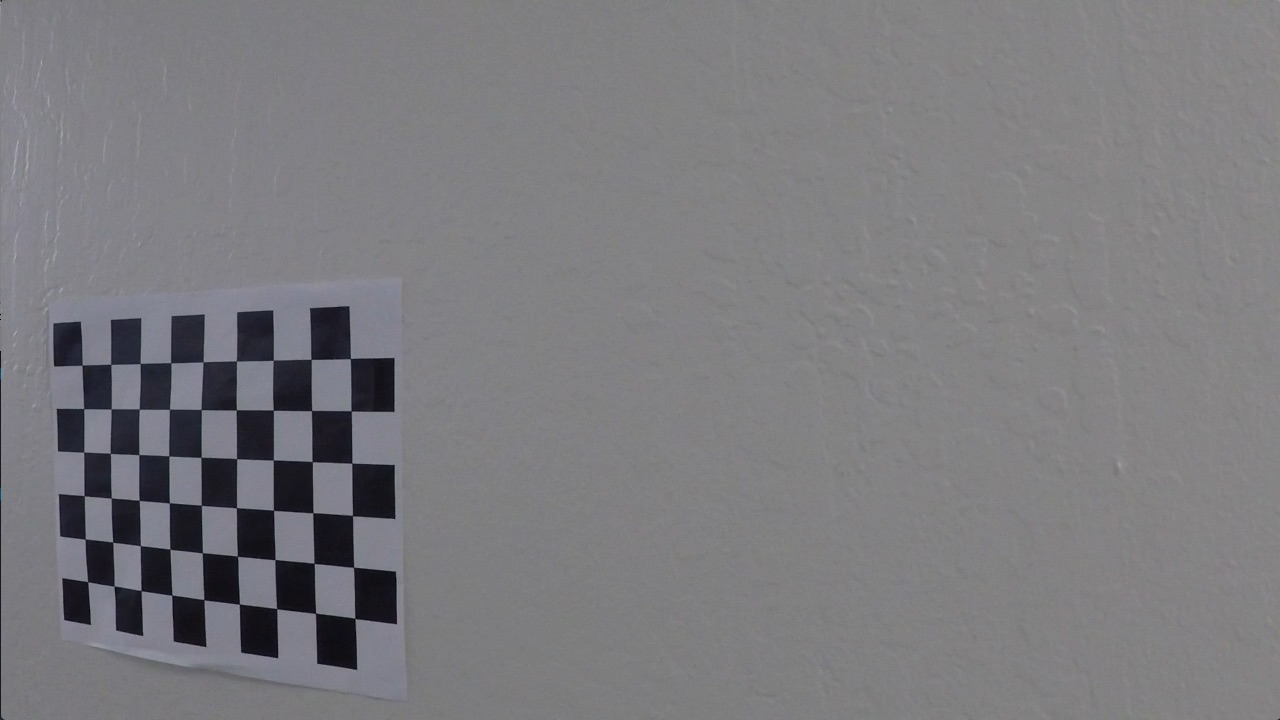
#> input picture camera_cal/calibration0.jpg, 1280 x 720 px; its folder holds only this picture in this run
$ jupyter execute --allow-errors camera_calibration.ipynb
#> lines starting #> are read from the running program, lines starting #| are printed output that depends on the picture; after the words box and inside, x2 and y2 are one past the last pixel; in counts of white or black regions, pixels touching at a corner belong together
### Create Object Points

Write a method that will precreate object points for 9 x 6 chessboard.

[cell 1]
def draw_corners(image, corners, ret, fname, ny=9, nx=6):
    '''
    Draw corners of image
    '''
    cv2.drawChessboardCorners(image, (nx,ny), corners, ret)
    plt.imshow(image)
    plt.show()
    # cv2.waitKey(500)
    print('Found corners for %s' % fname)

def save_image(image, idx):
    write_name = 'output_images/corners_found'+str(idx)+'.jpg'
    cv2.imwrite(write_name, image)

def get_object_points():
    nx, ny = 6, 9

    # Prepare object points, like (0,0,0), (1,0,0), (2,0,0) ....,(6,5,0)
    objp = np.zeros((6*9,3), np.float32)
    objp[:,:2] = np.mgrid[0:9, 0:6].T.reshape(-1,2)

    # Arrays to store object points and image points from all the images.
    objpoints = [] # 3d points in real world space
    imgpoints = [] # 2d points in image plane.

    # Make a list of calibration images
    images = glob.glob('camera_cal/calibration*.jpg')

    # find corners on all test images provided to calibrate camera
    for idx, fname in enumerate(images):
        image = cv2.imread(fname)
#> image is the input picture: shape (720, 1280, 3); mean B, G, R 126.1, 122.8, 123.4

        # convert all images into gray
        gray = cv2.cvtColor(image, cv2.COLOR_BGR2GRAY)

        # find chess board corners
        ret, corners = cv2.findChessboardCorners(gray, (9,6), None)
#> ret = True; corners = 54 rows, first 8: [82.1, 365.1], [110.7, 364.5], [140.2, 363.5], [170.9, 362.7], [203.1, 361.8], [236.4, 360.9], [273.3, 360.2], [311.1, 359.3]

        # save chess board corners
        if ret == True:
            # save object points and it's corners
            objpoints.append(objp)
            imgpoints.append(corners)

            draw_corners(image, corners, ret, fname, 9, 6)
#> in draw_corners, `cv2.drawChessboardCorners(image, (nx,ny), corners, ret)`:
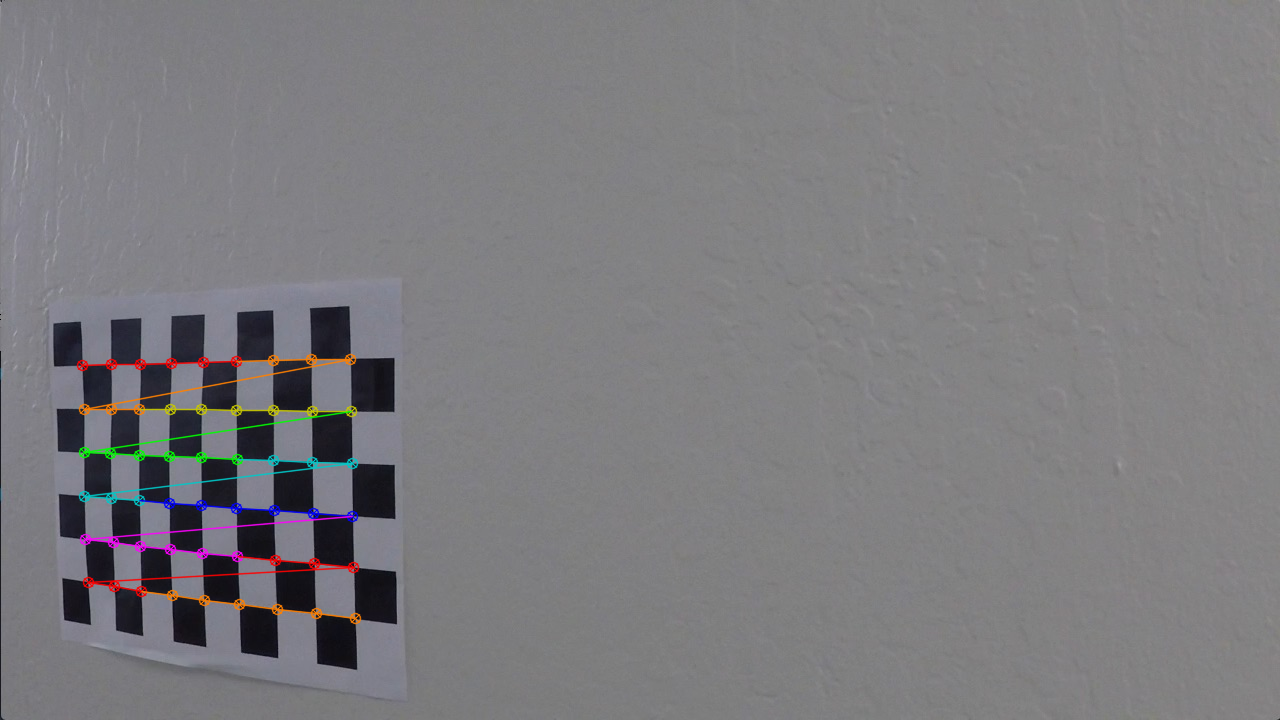
#> image: shape (720, 1280, 3); 1.42% of pixels changed, all inside (x1, y1, x2, y2) = (76, 353, 362, 625)
            save_image(image, idx)
        else:
            print('Warning: ret = %s for %s' % (ret, fname))
    cv2.destroyAllWindows()

    return objpoints, imgpoints

def calibrate_camera():
    # Get objpoints, imgpoints
    objpoints, imgpoints = get_object_points()
#> objpoints = 1 item; imgpoints = 1 item

    # Test undistortion on an image
    img = cv2.imread('camera_cal/test_image.jpg')
    img_size = (img.shape[1], img.shape[0])

    # Do camera calibration given object points and image points
    ret, mtx, dist, rvecs, tvecs = cv2.calibrateCamera(objpoints, imgpoints, img_size, None, None)
    save_mtx_dist(mtx, dist)

    dst = cv2.undistort(img, mtx, dist, None, mtx)
    cv2.imwrite('output_images/test_undist.jpg',dst)

    draw_two_images(img, dst)

    return mtx, dist

def draw_two_images(img, dst):
    #dst = cv2.cvtColor(dst, cv2.COLOR_BGR2RGB)
    # Visualize undistortion
    f, (ax1, ax2) = plt.subplots(1, 2, figsize=(20,10))
    ax1.imshow(img)
    ax1.set_title('Original Image', fontsize=30)
    ax2.imshow(dst)
    ax2.set_title('Undistorted Image', fontsize=30)
    plt.show()

def save_mtx_dist(mtx, dist):
    # Save the camera calibration result for later use (we won't worry about rvecs / tvecs)
    dist_pickle = {}
    dist_pickle["mtx"], dist_pickle["dist"] = mtx, dist
    pickle.dump( dist_pickle, open( "output_images/calibrate_camera.p", "wb" ) )

    print("Saved calibrate_camera file")


$ run again, on camera_cal/calibration12.jpg
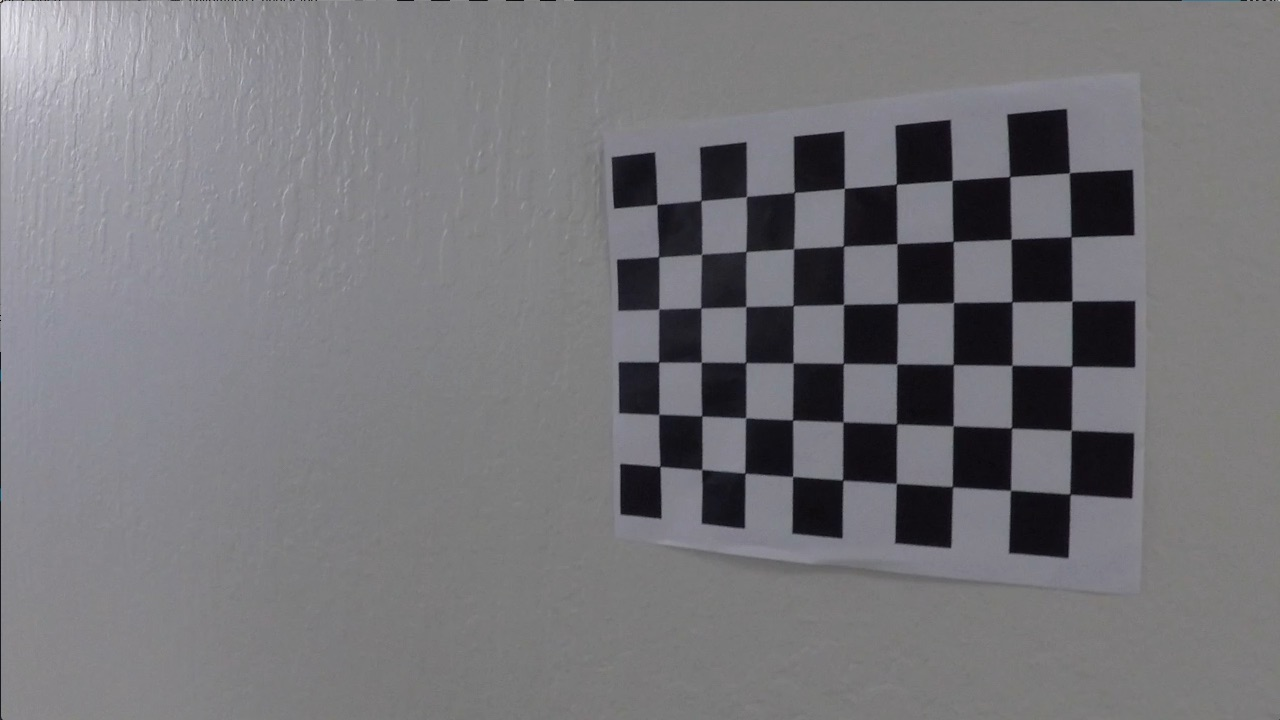
#> input picture camera_cal/calibration12.jpg, 1280 x 720 px
#> in get_object_points, image is the input picture: shape (720, 1280, 3); mean B, G, R 121.6, 117.6, 118.5
#> ret = True; corners = 54 rows, first 8: [658.3, 203.3], [700.5, 200.5], [746.4, 196.4], [793.7, 191.7], [845, 187.7], [896.3, 183.9], [953.3, 180], [1008.9, 176.3]
#> in draw_corners, `cv2.drawChessboardCorners(image, (nx,ny), corners, ret)`:
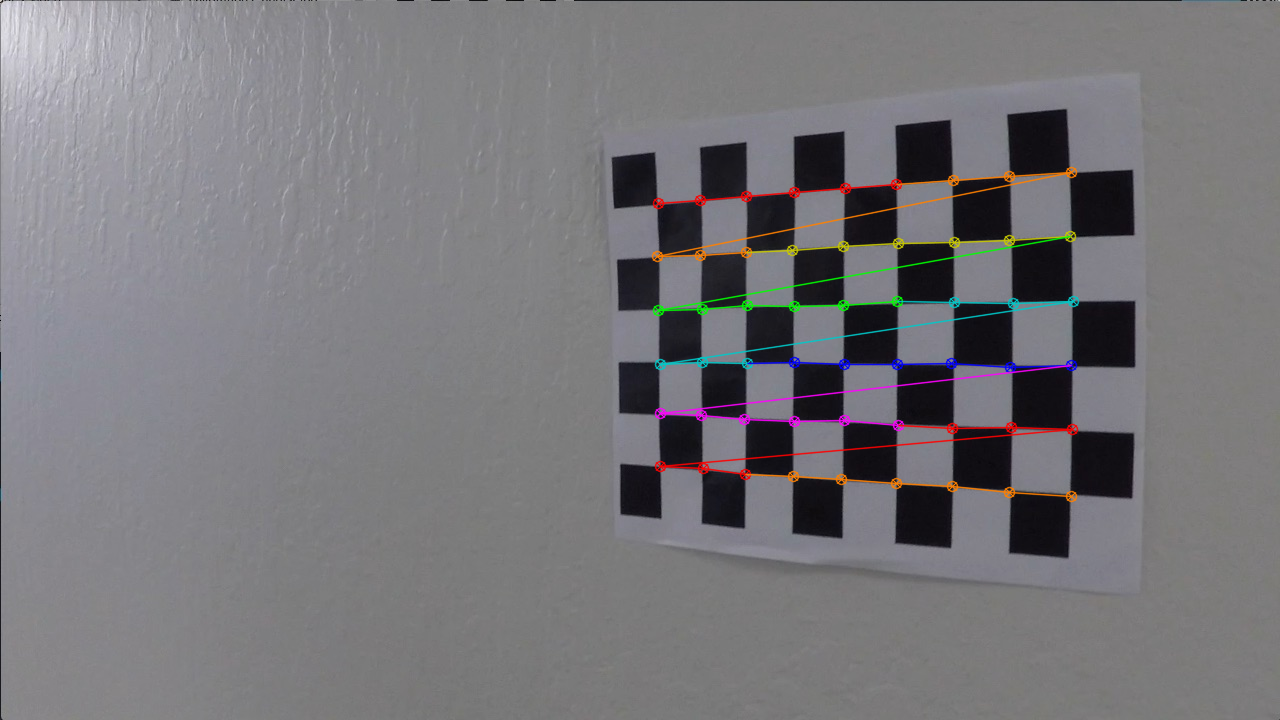
#> image: shape (720, 1280, 3); 1.94% of pixels changed, all inside (x1, y1, x2, y2) = (651, 166, 1080, 503)
#> objpoints = 1 item

$ run again, on camera_cal/calibration13.jpg
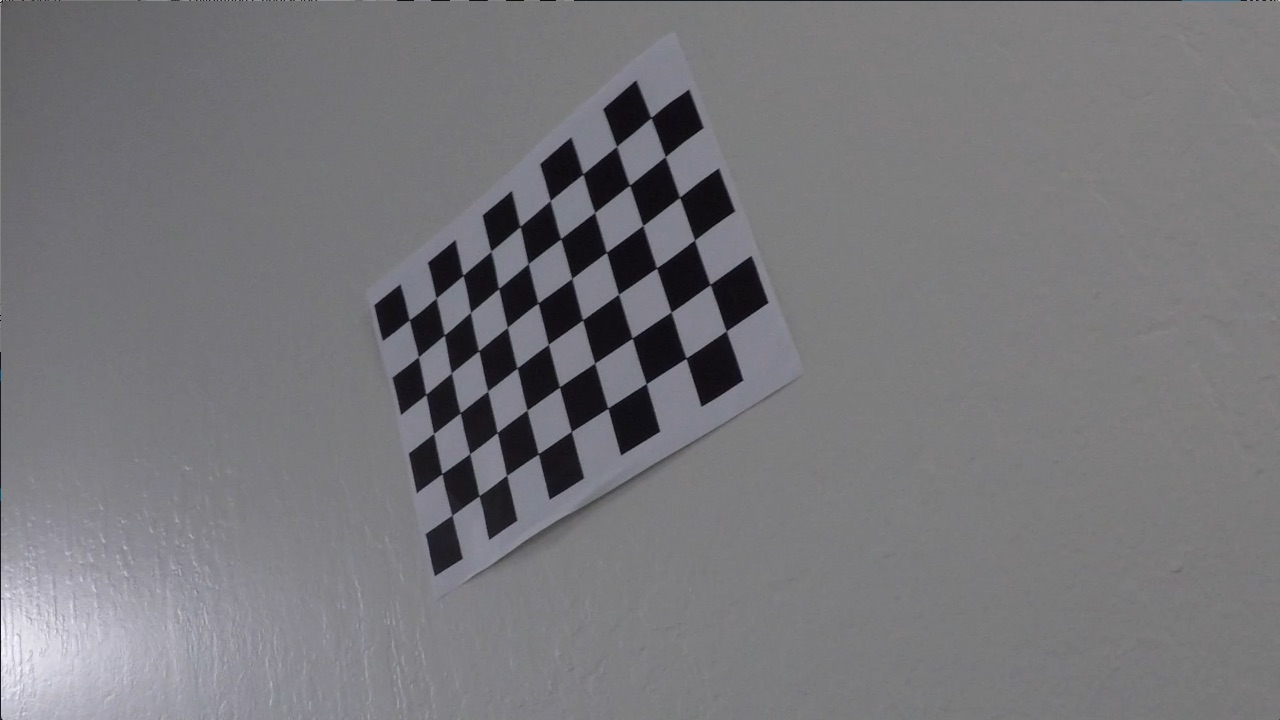
#> input picture camera_cal/calibration13.jpg, 1280 x 720 px
#> in get_object_points, image is the input picture: shape (720, 1280, 3); mean B, G, R 122, 118.5, 119.1
#> ret = True; corners = 54 rows, first 8: [409.4, 319.7], [436.4, 297.7], [463.3, 275.1], [491.3, 251.1], [520.2, 226.6], [550.4, 200.5], [583, 174.1], [616.7, 146.4]
#> in draw_corners, `cv2.drawChessboardCorners(image, (nx,ny), corners, ret)`:
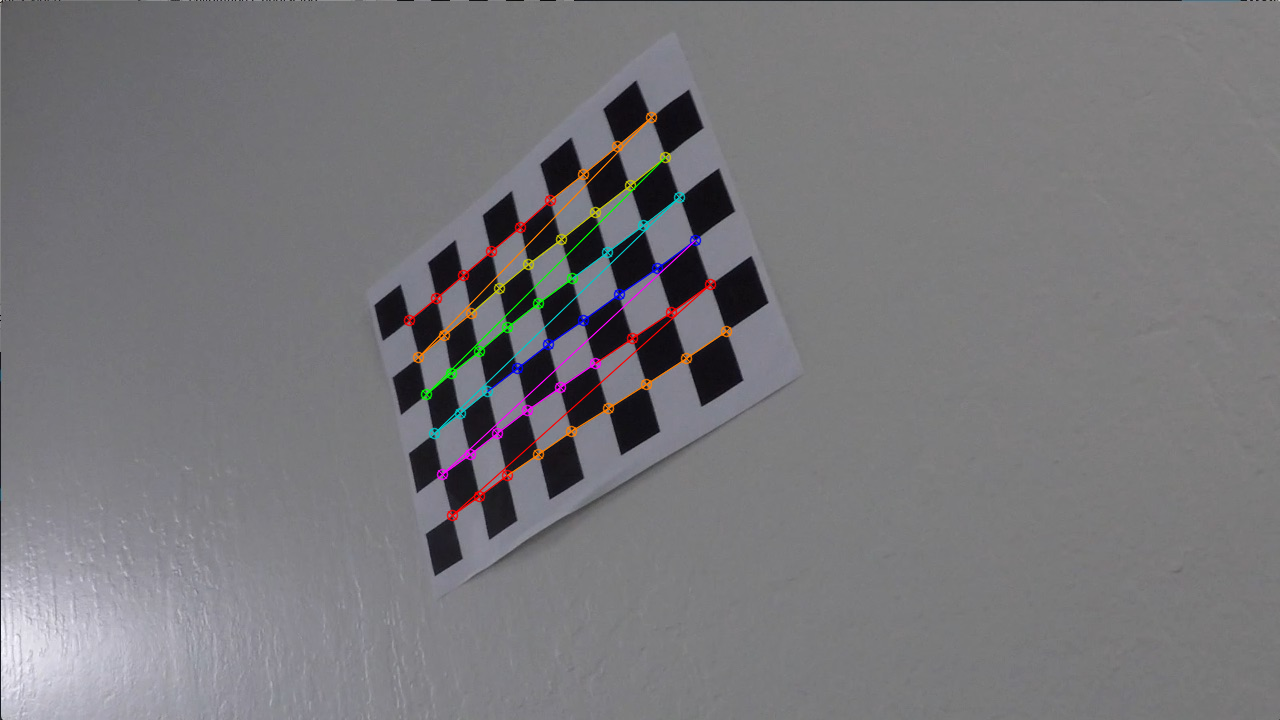
#> image: shape (720, 1280, 3); 1.37% of pixels changed, all inside (x1, y1, x2, y2) = (403, 111, 733, 522)
#> objpoints = 1 item

$ run again, on camera_cal/calibration14.jpg
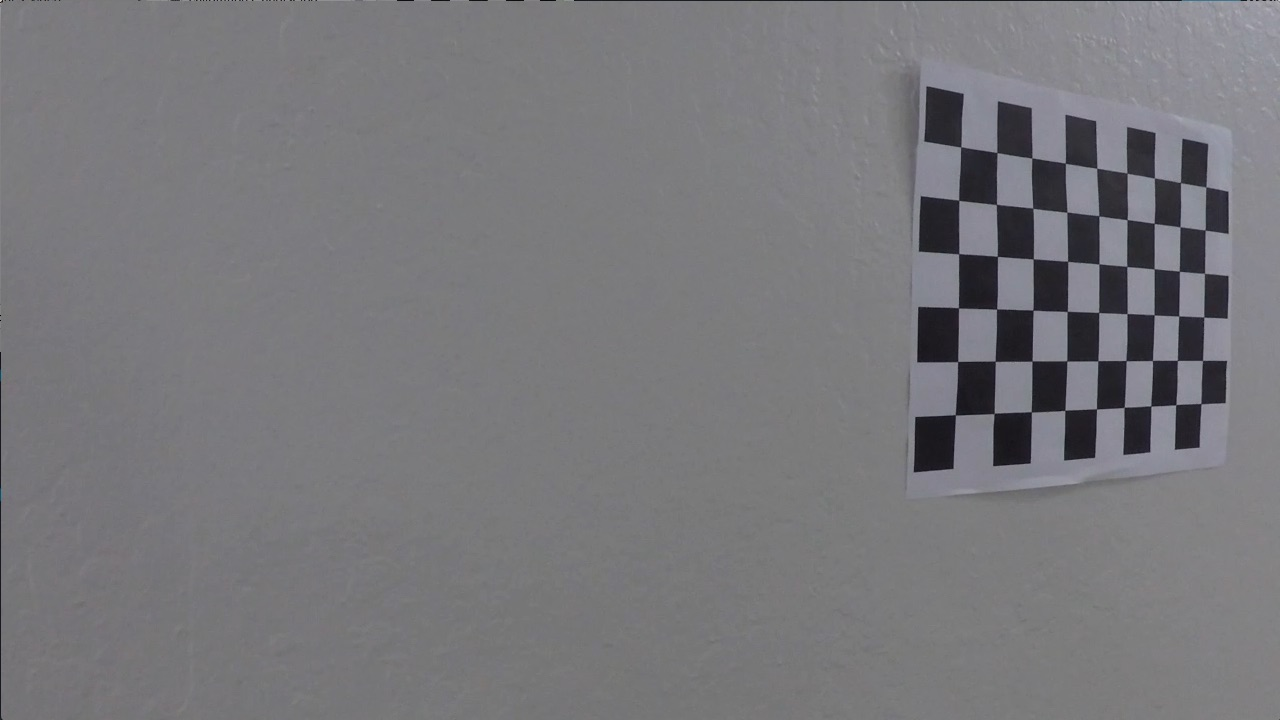
#> input picture camera_cal/calibration14.jpg, 1280 x 720 px
#> in get_object_points, image is the input picture: shape (720, 1280, 3); mean B, G, R 122.9, 119.4, 119.9
#> ret = True; corners = 54 rows, first 8: [960.7, 146.9], [996.9, 152.5], [1031.8, 158], [1065.3, 163.2], [1096.8, 168.3], [1127, 173.1], [1154.5, 178], [1180.4, 182.5]
#> in draw_corners, `cv2.drawChessboardCorners(image, (nx,ny), corners, ret)`:
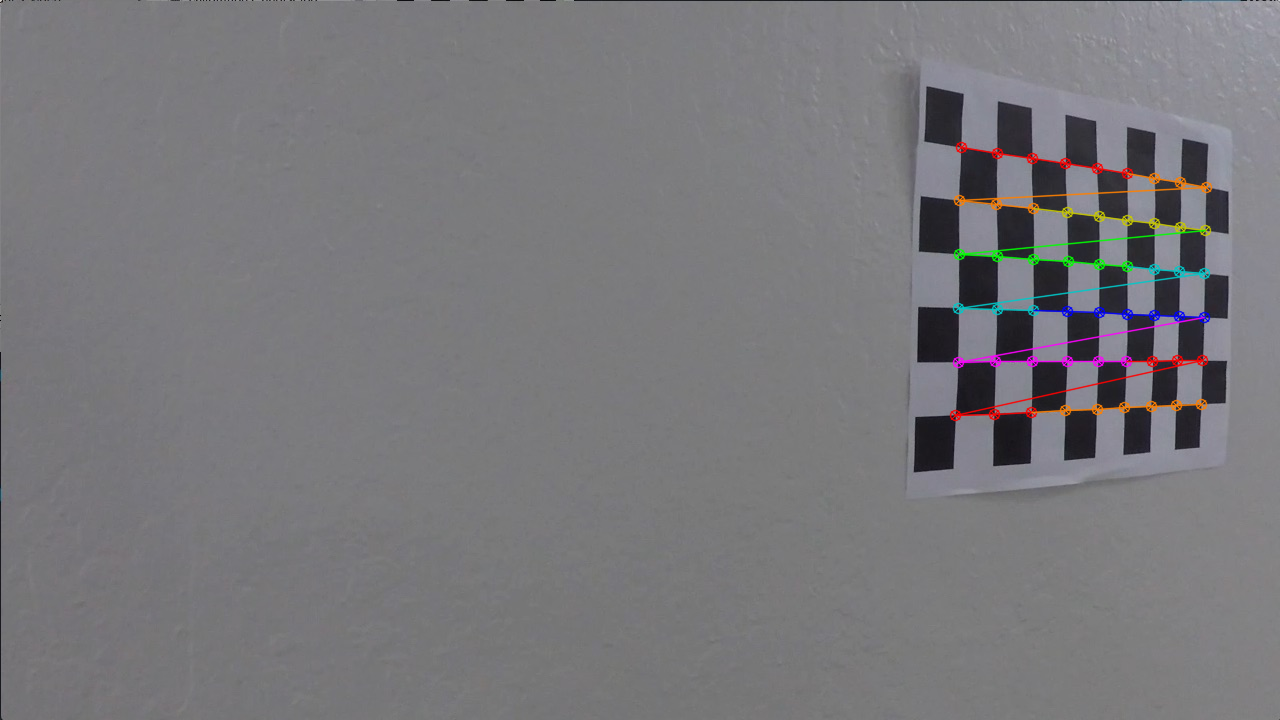
#> image: shape (720, 1280, 3); 1.35% of pixels changed, all inside (x1, y1, x2, y2) = (949, 141, 1213, 422)
#> objpoints = 1 item
